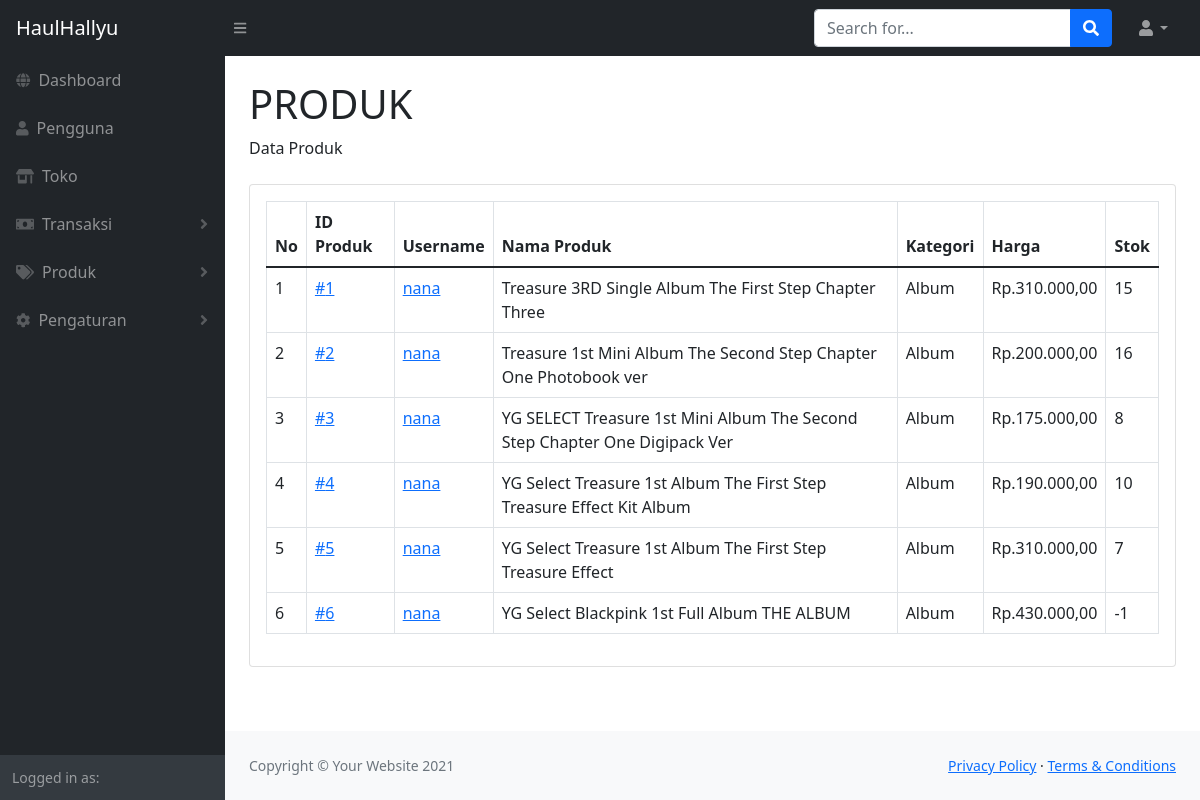
/produk.php, run on the app's committed database.
### tables this page shows
CREATE TABLE `produk` (
  `id_produk` int(11) NOT NULL,
  `nama_produk` varchar(100) DEFAULT NULL,
  `deskripsi` text DEFAULT NULL,
  `berat` int(100) DEFAULT NULL,
  `stok` int(11) DEFAULT NULL,
  `harga` int(11) DEFAULT NULL,
  `image` varchar(100) DEFAULT NULL,
  `status` varchar(10) DEFAULT NULL,
  `pembayaran` varchar(100) DEFAULT NULL,
  `p_flag` int(1) DEFAULT 1,
  `id_kategori` int(11) DEFAULT NULL,
  `s_username` char(100) DEFAULT NULL
);

CREATE TABLE `kategori` (
  `id_kategori` int(11) NOT NULL,
  `nama_kat` varchar(100) DEFAULT NULL,
  `k_flag` int(1) DEFAULT NULL
);

### fungsi.php (called while the page is built, shortened)
<?php
$servername = "localhost";
$username ="root";
$password ="";
$dbname = "webmerch";
$conn = mysqli_connect($servername, $username, $password, $dbname);
if (!function_exists('query'))   {
  function query($query) {
	global $conn;
	$result = mysqli_query($conn, $query);
	$rows = [];
	while( $row = mysqli_fetch_assoc($result) )  {
		$rows[] = $row;
	}
	return $rows;
	}
}
?>

### produk.php (the view, shortened to what this page needs)
<?php
include 'fungsi.php';
$produk = query("SELECT * FROM produk");
?>
<!DOCTYPE html>
<html>
    <head>
        <link href="https://cdn.jsdelivr.net/npm/simple-datatables@latest/dist/style.css" rel="stylesheet" />
        <link href="css/styles.css" rel="stylesheet" />
    </head>
    <body class="sb-nav-fixed">
        <?php require "navbar.php"; ?>
        <div id="layoutSidenav">
            <?php require "sidebar.php"; ?>
            <div id="layoutSidenav_content">
                <main>
                    <div class="container-fluid px-4">
                        <h1 class="mt-4">PRODUK</h1>
                        <ol class="breadcrumb mb-4">
                            <li class="breadcrumb-item">Data Produk</li>
                        </ol>
                        <div class="card">
                            <div class="card-body">
                                <div class="table-responsive">
                                    <table class="table table-bordered">
                                        <thead>
                                            <tr>
                                                <th>No</th>
                                                <th>ID Produk</th>
                                                <th>Username</th>
                                                <th>Nama Produk</th>
                                                <th>Kategori</th>
                                                <th>Harga</th>
                                                <th>Stok</th>
                                            </tr>
                                        </thead>
                                        <tbody>
                                        <?php $no = 1; ?>
                                        <?php
                                        foreach( $produk as $row): ?>
                                            <tr>
                                                <td><?= $no; ?></td>
                                                <td><a href="detailproduk.php?id_produk=<?= $row["id_produk"];?>">#<?= $row["id_produk"]; ?></td>
                                                <td><a href="detailuser.php?username=<?php echo $row["s_username"];?>">
                                                <?php echo $row["s_username"];?></a></td>
                                                <td><?= $row["nama_produk"]; ?></td>
                                                <td>
                                                    <?php
                                                    $idkat = $row['id_kategori'];
                                                    $kategori = "SELECT  * FROM kategori WHERE id_kategori='$idkat'";
                                                    $result = mysqli_query($conn,$kategori);
                                                    $baris = mysqli_fetch_array($result);
                                                    $namakat = $baris['nama_kat'];
                                                    echo $namakat; ?>
                                                </td>
                                                <td><?php echo "Rp.",number_format($row["harga"],2,",",".");?></td>
                                                <td><?= $row["stok"]; ?></td>
                                            </tr>
                                            <?php $no++; ?>
                                            <?php endforeach; ?>
                                        </tbody>
                                    </table>
                                </div>
                            </div>
                        </div>
                    </div>
                </main>
                <?php require "footer.php"; ?>
            </div>
        </div>
    </body>
</html>

### navbar.php (shortened to what this page needs)
<div>
    <nav class="sb-topnav navbar navbar-expand navbar-dark bg-dark">
        <a class="navbar-brand ps-3" href="index.php">HaulHallyu</a>
        <button class="btn btn-link btn-sm order-1 order-lg-0 me-4 me-lg-0" id="sidebarToggle" href="#!"><i class="fas fa-bars"></i></button>
        <form class="d-none d-md-inline-block form-inline ms-auto me-0 me-md-3 my-2 my-md-0">
            <div class="input-group">
                <input class="form-control" type="text" placeholder="Search for..." aria-label="Search for..." aria-describedby="btnNavbarSearch" />
                <button class="btn btn-primary" id="btnNavbarSearch" type="button"><i class="fas fa-search"></i></button>
            </div>
        </form>
        <ul class="navbar-nav ms-auto ms-md-0 me-3 me-lg-4">
            <li class="nav-item dropdown">
                <a class="nav-link dropdown-toggle" id="navbarDropdown" href="#" role="button" data-bs-toggle="dropdown" aria-expanded="false"><i class="fas fa-user fa-fw"></i></a>
            </li>
        </ul>
    </nav>
</div>

### sidebar.php (shortened to what this page needs)
<div id="layoutSidenav_nav">
    <nav class="sb-sidenav accordion sb-sidenav-dark" id="sidenavAccordion">
        <div class="sb-sidenav-menu">
            <div class="nav">
                <a class="nav-link" href="index.php">
                    <div class="sb-nav-link-icon"><i class="fas fa-globe"></i></div>
                    Dashboard
                </a>
                <a class="nav-link" href="pengguna.php">
                    <div class="sb-nav-link-icon"><i class="fas fa-user"></i></div>
                    Pengguna
                </a>
                <a class="nav-link" href="toko.php">
                    <div class="sb-nav-link-icon"><i class="fas fa-store-alt"></i></div>
                    Toko
                </a>
                <a class="nav-link collapsed" href="#" data-bs-toggle="collapse" data-bs-target="#collapseTrans" aria-expanded="false" aria-controls="collapseTrans">
                        <div class="sb-nav-link-icon"><i class="fas fa-money-bill"></i></div>
                        Transaksi
                        <div class="sb-sidenav-collapse-arrow"><i class="fas fa-angle-down"></i></div>
                </a>
                <a class="nav-link collapsed" href="#" data-bs-toggle="collapse" data-bs-target="#collapsePages" aria-expanded="false" aria-controls="collapsePages">
                        <div class="sb-nav-link-icon"><i class="fas fa-tags"></i></div>
                        Produk
                        <div class="sb-sidenav-collapse-arrow"><i class="fas fa-angle-down"></i></div>
                </a>
                <a class="nav-link collapsed" href="#" data-bs-toggle="collapse" data-bs-target="#collapseSetting" aria-expanded="false" aria-controls="collapseSetting">
                    <div class="sb-nav-link-icon"><i class="fas fa-cog"></i></div>
                    Pengaturan
                    <div class="sb-sidenav-collapse-arrow"><i class="fas fa-angle-down"></i></div>
                </a>
            </div>
        </div>
        <div class="sb-sidenav-footer">
            <div class="small">Logged in as:</div>
        </div>
    </nav>
</div>

### footer.php
<footer class="py-4 bg-light mt-auto">
    <div class="container-fluid px-4">
        <div class="d-flex align-items-center justify-content-between small">
            <div class="text-muted">Copyright &copy; Your Website 2021</div>
            <div>
                <a href="#">Privacy Policy</a>
                &middot;
                <a href="#">Terms &amp; Conditions</a>
            </div>
        </div>
    </div>
</footer>

### data on the page
produk: id_produk "1", s_username "nana", nama_produk "Treasure 3RD Single Album The First Step Chapter Three", id_kategori.nama_kat "Album", harga "310.000,00", stok "15"
produk: id_produk "2", s_username "nana", nama_produk "Treasure 1st Mini Album The Second Step Chapter One Photobook ver", id_kategori.nama_kat "Album", harga "200.000,00", stok "16"
produk: id_produk "3", s_username "nana", nama_produk "YG SELECT Treasure 1st Mini Album The Second Step Chapter One Digipack Ver", id_kategori.nama_kat "Album", harga "175.000,00", stok "8"
produk: id_produk "4", s_username "nana", nama_produk "YG Select Treasure 1st Album The First Step Treasure Effect Kit Album", id_kategori.nama_kat "Album", harga "190.000,00", stok "10"
produk: id_produk "5", s_username "nana", nama_produk "YG Select Treasure 1st Album The First Step Treasure Effect", id_kategori.nama_kat "Album", harga "310.000,00", stok "7"
produk: id_produk "6", s_username "nana", nama_produk "YG Select Blackpink 1st Full Album THE ALBUM", id_kategori.nama_kat "Album", harga "430.000,00", stok "-1"
